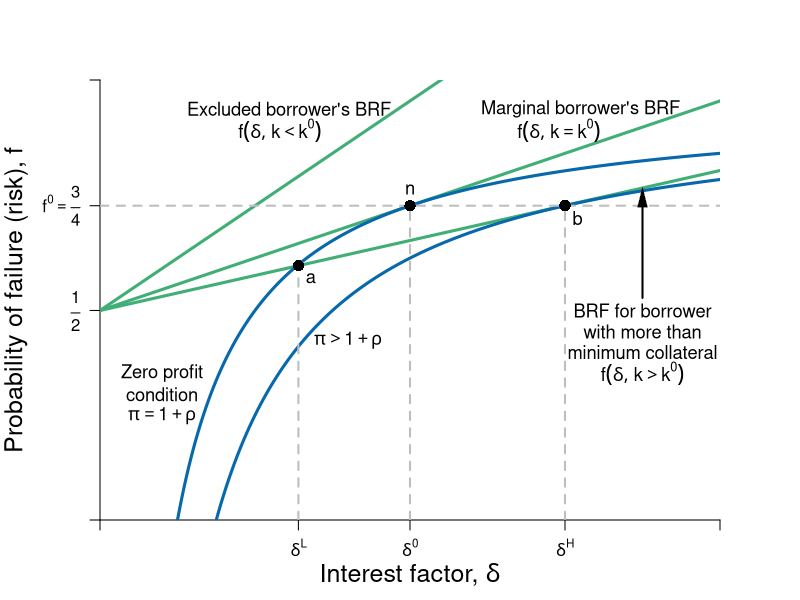

R code for this plot:
#Graph Designer: Simon Halliday
#Authors: Bowles, Foley and Halliday
#Title: Coordination, Conflict and Competition: A Text in Microeconomics

library(shape)
pdf(file = "credit/non_contractual_equity.pdf", width = 8, height = 6)

#Set parameters for graphics
axislabelsize <- 1.5
labelsize <- 1.1
graphlinewidth <- 3
segmentlinewidth <- 2

COL <- c("#7fc97f", "#beaed4", "#fdc086", "#ffff99", "#386cb0", "#f0027f", "#bf5b17", "#666666")
COLA <- c("#e0f3db", "#99d8c9","#66c2a4","#41ae76", "#238b45", "#005824")
COLB <- c("#c6dbef", "#4eb3d3", "#2b8cbe", "#0868ac","#084081")

#Edited the margins to cater for the larger LHS labels
par(mar =  c(4, 5, 4, 4))

brfFn <- function(delta, mu = 1, k = 1) {
  .5 + (delta / (2 * mu)) * (1 - k)
}

PCFn <- function(delta, mu = 1) {
  delta/mu
}

isoreturnFn <- function(delta, pi=0.125) {
  1 - (pi)/delta
}

yFn <- function(d1, f1, mu = 1){
  mu*f1*(1 - f1) - d1*(1 - f1)
}

ylow <- function(delta, mu = 1, ybar = 0.0625){
  (-sqrt(delta^2 - 2*delta*mu + mu^2 - 4*mu*ybar) + delta + mu)/(2*mu)
}

yhigh <- function(delta, mu = 1, ybar = 0.0625){
  (sqrt(delta^2 - 2*delta*mu + mu^2 - 4*mu*ybar) + delta + mu)/(2*mu)
}

xlims <- c(0, 2)
ylims <- c(0, 1.05)

npts <- 501 
d1 <- seq(xlims[1], xlims[2], length.out = npts)
f1 <- seq(ylims[1], ylims[2], length.out = npts) 
a <- c(0.0625)

plot(0, 0, xlim = xlims, ylim = ylims, type = "n",
     xlab = expression(paste("")),
     ylab = expression(paste("")), 
     xaxt = "n", 
     yaxt = "n", 
     cex.lab = axislabelsize, 
     bty = "n", 
     xaxs="i", 
     yaxs="i"
)


# ticksy <- seq(from = 0, to = ylims[2], by = 0.1)
# ylabels <- seq(from = 0, to = ylims[2], by = 0.1)
# ticksx <- seq(from = 0, to = xlims[2], by = 0.1)
# xlabels <- seq(from = 0, to = xlims[2], by = 0.1)
ticksy <- c(ylims[1], 0.5, 0.75, ylims[2])
ylabels <- c(NA, expression(paste(frac(1,2))), expression(paste(f^{0} == frac(3,4))), NA)
ticksx <- c(xlims[1], 0.64, 1, 1.5, xlims[2])
xlabels <- c(NA, expression(paste(delta^{L})),expression(paste(delta^{0})), expression(paste(delta^{H})), NA)

axis(1, at = ticksx, pos = 0, labels = xlabels)
axis(2, at = ticksy, pos = 0, labels = ylabels, las = 1)

npts <- 503 
xx1 <- seq(xlims[1], xlims[2], length.out = npts)

#Draw the graphs
lines(xx1, brfFn(xx1, k = 0), col = COLA[4], lwd = graphlinewidth)
lines(xx1, brfFn(xx1, k = 0.5), col = COLA[4], lwd = graphlinewidth)
lines(xx1, brfFn(xx1, k = 0.666), col = COLA[4], lwd = graphlinewidth)
lines(xx1, isoreturnFn(xx1, pi = 0.25), col = COLB[4], lwd = graphlinewidth)
lines(xx1, isoreturnFn(xx1, pi = 0.375), col = COLB[4], lwd = graphlinewidth)
#lines(xx1, isoreturnFn(xx1, pi = 0.5), col = COLB[4], lwd = graphlinewidth)


#Axis labels
mtext(expression(paste("Interest factor, ", delta)), side = 1, line = 2.5, cex = axislabelsize)
text(-0.27, 0.5*(ylims[2]), expression(paste("Probability of failure (risk), ", f)), xpd = TRUE, cex = axislabelsize, srt = 90) 


#Label feasible and infeasible
#text(8, 9, expression(paste(trs(l,k) == frac(x[l], x[k]), phantom() == frac(mp[l], mp[k]), phantom() == -frac(dk,dl))), cex = labelsize)
#text(3, 2.5, expression(paste("with plan ", (list(x, l, k)) )), cex = labelsize)

# text(8, 8.5, expression(paste("Production set:")), cex = labelsize)
# text(8, 8, expression(paste(x = bar(x), " feasible")), cex = labelsize)
# text(8, 7.5, expression(paste("with plan ", (list(x, l, k)) )), cex = labelsize)


segments(0, 0.75, xlims[2], 0.75, lty = 2, col = "gray" , lwd = segmentlinewidth)
 


segments(1.5, 0, 1.5, brfFn(delta = 1.5, k = 0.666), lty = 2, col = "gray" , lwd = segmentlinewidth)
points(1.5, brfFn(1.5, k = 0.666), pch = 16, col = "black", cex = 1.5)
text(1.5 + 0.04, brfFn(1.5, k = 0.666) - 0.03, expression(paste(b)), cex = labelsize)

segments(1, 0, 1, brfFn(delta = 1, k = 0.5), lty = 2, col = "gray" , lwd = segmentlinewidth)
points(1, brfFn(1, k = 0.5), pch = 16, col = "black", cex = 1.5)
text(1, brfFn(1, k = 0.5) + 0.04, expression(paste(n)), cex = labelsize)

segments(0.64, 0, 0.64, brfFn(delta = 0.64, k = 0.666), lty = 2, col = "gray" , lwd = segmentlinewidth)
points(0.64, brfFn(0.64, k = 0.666), pch = 16, col = "black", cex = 1.5)
text(0.64 + 0.04, brfFn(0.64, k = 0.666) - 0.03, expression(paste(a)), cex = labelsize)


# 
# segments(8, 0, 8,indiffA(x = 8)  , lty = 2, col = "gray" , lwd = segmentlinewidth)
# segments(0, indiffA(x = 8) , 8,indiffA(x = 8)  , lty = 2, col = "gray" , lwd = segmentlinewidth)

#Annotate points (4,4),(2,8),(8,2) on feasibility frontier


# text(0.375+0.02, 0.6+0.03, expression(paste(b)), cex = labelsize)
# points(0.375, 0.6, pch = 16, col = "black", cex = 1.5)

#text(0.2, 1.01, expression(paste("Iso-expected income curves")), cex = labelsize)
#text(0.2, 0.95, expression(paste(y[1] == y^L)), cex = labelsize)
#text(0.2, 0.87, expression(paste(y == y^{NE})), cex = labelsize)
#text(0.2, 0.77, expression(paste(y[3] == y^H)), cex = labelsize)

text(0.61, 0.98, expression(paste("Excluded borrower's BRF")), cex = labelsize)
text(0.58, 0.93, expression(paste(f(delta, k < k^0))), cex = labelsize)

text(1.55, 0.98, expression(paste("Marginal borrower's BRF")), cex = labelsize)
text(1.48, 0.93, expression(paste(f(delta, k == k^0))), cex = labelsize)


text(1.75, 0.5, expression(paste("BRF for borrower")), cex = labelsize)
text(1.75, 0.45, expression(paste("with more than")), cex = labelsize)
text(1.75, 0.4, expression(paste("minimum collateral")), cex = labelsize)
text(1.75, 0.35, expression(paste(f(delta, k > k^0))), cex = labelsize)
Arrows(1.75, 0.53, 1.75, 0.77, col = "black", lty = 1, lwd = 2, arr.type = "triangle", arr.lwd = 0.5)

text(0.8, 0.43, expression(paste(pi > 1 + rho)), cex = labelsize)

text(0.2, 0.35, expression(paste("Zero profit")), cex = labelsize)
text(0.2, 0.3, expression(paste("condition")), cex = labelsize)
text(0.2, 0.25, expression(paste(pi == 1 + rho)), cex = labelsize)

#text(0.62, 0.9, expression(paste(f == frac(1,2) + frac(delta, 2*mu))), cex = labelsize)

# text(0.62, 0.4, expression(paste("A's participation")), cex = labelsize)
# text(0.62, 0.35, expression(paste("constraint")), cex = labelsize)
# text(0.62, 0.25, expression(paste(f == frac(delta, mu))), cex = labelsize)



# text(0.88, 0.6, expression(paste("P's iso-profit curve")), cex = labelsize)
# text(0.88, 0.55, expression(paste(pi == pi^{NE})), cex = labelsize)
# Arrows(0.88, 0.63, 0.88, 0.82, col = "black", lty = 1, lwd = 2, arr.type = "triangle", arr.lwd = 0.5)

# text(0.3, 0.15, expression(paste("Pareto-improving")), cex = labelsize)
# text(0.3, 0.1, expression(paste("lens")), cex = labelsize)
# Arrows(0.3, 0.18, 0.3, 0.5, col = "black", lty = 1, lwd = 2, arr.type = "triangle", arr.lwd = 0.5)


dev.off()
